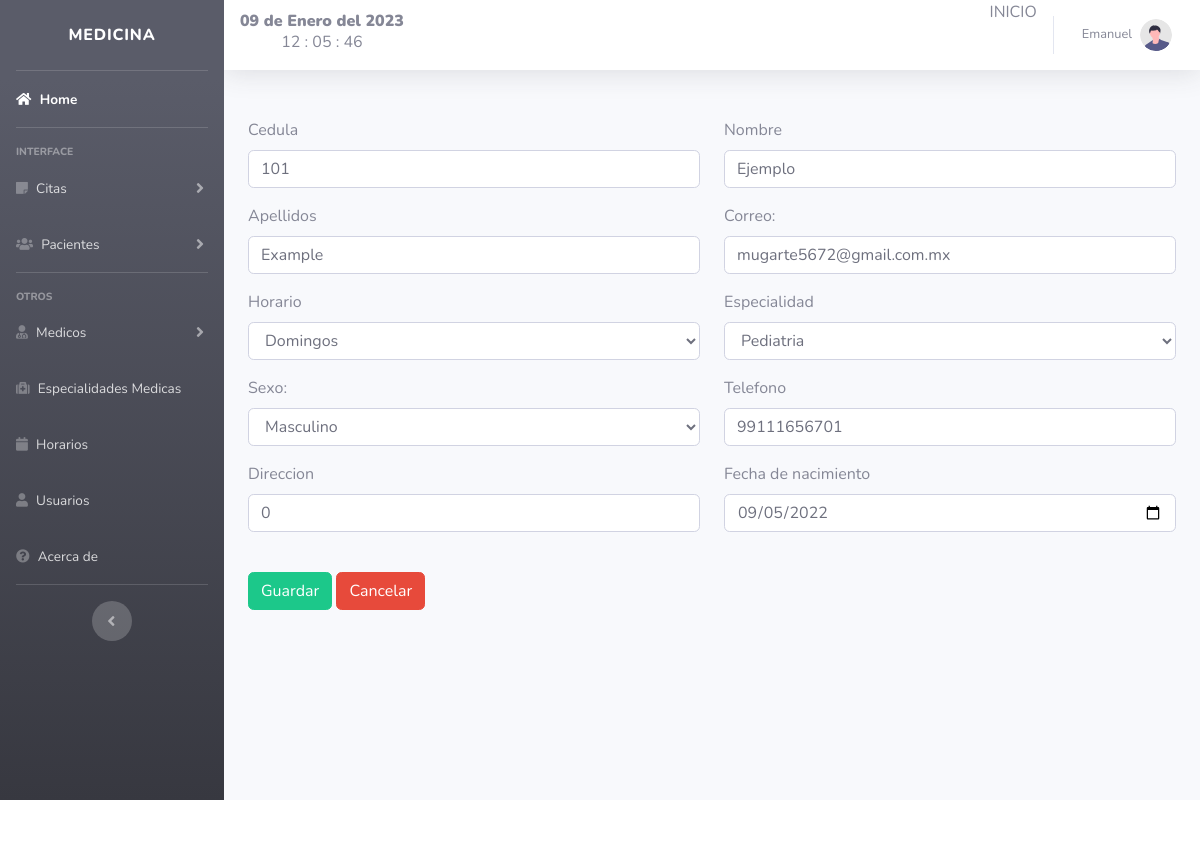
/includes/editar_doctor.php?id=6 (signed in), run on the app's committed database.
### tables this page shows
CREATE TABLE `doctor` (
  `id` int(11) NOT NULL,
  `cedula` int(50) NOT NULL,
  `name` varchar(50) NOT NULL,
  `apellidos` varchar(150) NOT NULL,
  `correo` varchar(50) NOT NULL DEFAULT 'current_timestamp()',
  `id_horario` int(11) NOT NULL,
  `id_especialidad` int(11) NOT NULL,
  `sexo` varchar(50) NOT NULL,
  `telefono` varchar(50) NOT NULL,
  `direccion` varchar(150) NOT NULL,
  `fecha` date NOT NULL,
  `fecha_registro` timestamp NOT NULL DEFAULT current_timestamp(),
  `id_rol` int(11) NOT NULL
);

CREATE TABLE `horario` (
  `id` int(11) NOT NULL,
  `dias` varchar(250) NOT NULL,
  `id_doctor` int(11) NOT NULL,
  `fecha` timestamp NOT NULL DEFAULT current_timestamp()
);

CREATE TABLE `especialidades` (
  `id` int(11) NOT NULL,
  `especialidad` varchar(100) NOT NULL,
  `fecha` timestamp NOT NULL DEFAULT current_timestamp()
);

### includes/editar_doctor.php (the view, shortened to what this page needs)
<?php
$id = $_GET['id'];
include "db.php";
$consulta = "SELECT d.id, d.cedula, d.name, d.apellidos,d.correo, d.id_horario, d.id_especialidad, d.sexo, d.telefono,
d.direccion, d.fecha, d.fecha_registro, esp.especialidad, h.dias FROM doctor d LEFT JOIN especialidades esp
ON d.id_especialidad = esp.id LEFT JOIN horario h ON d.id_horario = h.id WHERE d.id = $id";
$resultado = mysqli_query($conexion, $consulta);
$usuario = mysqli_fetch_assoc($resultado);
?>
<?php include_once "header.php"; ?>
<form action="../includes/functions.php" method="POST">
    <br>
<div class="container">
<div class="row">
    <div class="col-sm-6">
        <div class="mb-3">
            <label for="folio" class="form-label">Cedula</label>
            <input type="number" id="cedula" name="cedula" class="form-control"  value="<?php echo $usuario ['cedula']; ?>" required>
        </div>
    </div>
    <div class="col-sm-6">
        <div class="mb-3">
            <label for="nombre" class="form-label">Nombre</label>
            <input type="text" id="name" name="name" class="form-control"  value="<?php echo $usuario ['name']; ?>" required>
        </div>
    </div>
</div>
<div class="row">
    <div class="col-sm-6">
        <div class="mb-3">
            <label for="nombre" class="form-label">Apellidos</label>
            <input type="text" id="apellidos" name="apellidos" class="form-control"  value="<?php echo $usuario ['apellidos']; ?>" required>
        </div>
    </div>
    <div class="col-sm-6">
        <div class="mb-3">
            <label for="username">Correo:</label><br>
            <input type="email" name="correo" id="correo" class="form-control"  value="<?php echo $usuario ['correo']; ?>" >
        </div>
    </div>
</div>
<div class="row">
    <div class="col-sm-6">
        <div class="mb-3">
            <label for="username">Horario</label><br>
            <select class="form-control" id="id_horario" name="id_horario" >
            <option <?php echo $usuario ['id_horario']==='dias' ? "selected='selected' ": "" ?>
                                value="<?php echo $usuario ['id_horario']; ?>"><?php echo $usuario ['dias']; ?> </option>
            </select>
        </div>
    </div>
    <div class="col-sm-6">
        <div class="mb-3">
            <label>Especialidad</label>
            <select class="form-control" id="id_especialidad" name="id_especialidad" >
            <option <?php echo $usuario ['id_especialidad']==='especialidad' ? "selected='selected' ": "" ?>
                                value="<?php echo $usuario ['id_especialidad']; ?>"><?php echo $usuario ['especialidad']; ?> </option>
            </select>
        </div>
    </div>
</div>
<div class="row">
    <div class="col-sm-6">
        <div class="mb-3">
            <label for="sexo" class="form-label">Sexo:</label>
            <select name="sexo" id="sexo" class="form-control"  value="<?php echo $usuario['sexo']; ?>" required>
            <option <?php echo $usuario['sexo'] === 'Masculino' ? "selected='selected' " : "" ?> value="Masculino">Masculino</option>
            </select>
        </div>
    </div>
    <div class="col-sm-6">
        <div class="mb-3">
            <label for="telefono">Telefono</label><br>
            <input type="number" name="telefono" id="telefono" class="form-control" value="<?php echo $usuario ['telefono']; ?>" required>
        </div>
    </div>
</div>
<div class="row">
    <div class="col-sm-6">
        <div class="mb-3">
            <label for="telefono">Direccion</label><br>
            <input type="text" name="direccion" id="direccion" class="form-control" value="<?php echo $usuario ['direccion']; ?>" required>
        </div>
    </div>
    <div class="col-sm-6">
        <div class="mb-3">
            <label for="fecha">Fecha de nacimiento</label><br>
            <input type="date" name="fecha" id="fecha" class="form-control" value="<?php echo $usuario ['fecha']; ?>" required>
        </div>
    </div>
</div>
<br>
<div class="mb-3">
    <input type="submit" value="Guardar" id="register" class="btn btn-success" name="registrar">
    <a href="../views/medicos.php" class="btn btn-danger">Cancelar</a>
</div>
</div>
</form>
<?php include_once "footer.php"; ?>
</html>

### data on the page
doctor: cedula "101", name "Ejemplo", apellidos "Example", correo "mugarte5672@gmail.com.mx", id_horario "Domingos", id_especialidad "Pediatria", sexo "Masculino", telefono "99111656701", direccion "0", fecha "09/05/2022"

### other printed values
fecha() "09 de Enero del 2023"
$_SESSION['nombre'] "Emanuel"
